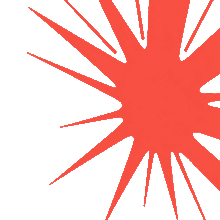
#> input picture design/assets/ai-hotspot-burst-220.png, 220 x 220 px
$ python embed_feature_assets.py
#> lines starting #> are read from the running program, lines starting #| are printed output that depends on the picture; after the words box and inside, x2 and y2 are one past the last pixel; in counts of white or black regions, pixels touching at a corner belong together
#!/usr/bin/env python3
"""Prepare and embed the selected AI-alert and Obsidian-dice raster assets."""

from __future__ import annotations

import argparse
from pathlib import Path

from PIL import Image, ImageChops, ImageFilter


PROJECT = Path(__file__).resolve().parents[3]
ASSET_DIR = PROJECT / "design" / "assets"
OUTPUT = PROJECT / "m5-dashboard" / "firmware" / "M5Dashboard" / "feature_assets.h"
PAPER = (245, 234, 214)
CORAL = (255, 75, 67)


# [7 lines left out: function remove_uniform_background, not called in this run]


def save_indexed(
    canvas: Image.Image,
    destination: Path,
    exact_corner_color: tuple[int, int, int] | None = None,
) -> None:
    # Reserve palette index 0 for transparent pixels. Pillow's direct RGBA
    # quantizer is free to put an opaque colour at index 0, so merely passing
    # transparency=0 can accidentally turn the asset background black while
    # punching holes into the artwork. Quantize the visible RGB colours to
    # indexes 0...254, then shift those indexes to 1...255 explicitly.
    visible = canvas.convert("RGB").quantize(
        colors=255,
        method=Image.Quantize.FASTOCTREE,
        # The feature art contains flat colour and a deliberately preblended
        # antialiased edge. Error-diffusion turns that edge into visible LCD
        # speckle, so keep the nearest palette colour instead.
        dither=Image.Dither.NONE,
    )
    visible_palette = visible.getpalette()[: 255 * 3]
    if exact_corner_color is not None:
        # FASTOCTREE can shift a flat field by one RGB step. Pin the palette
        # entry used by the square's corner so the opaque asset disappears
        # exactly into the firmware page background.
        corner_index = visible.getpixel((0, 0))
        palette_offset = corner_index * 3
        visible_palette[palette_offset : palette_offset + 3] = exact_corner_color
    palette = [0, 0, 0] + visible_palette
    palette.extend([0] * (768 - len(palette)))
    alpha = canvas.getchannel("A")
    indexed = Image.new("P", canvas.size, 0)
    indexed.putpalette(palette)
    indexed.putdata([
        0 if opacity <= 24 else colour + 1
        for colour, opacity in zip(
            visible.get_flattened_data(), alpha.get_flattened_data()
        )
    ])
    destination.parent.mkdir(parents=True, exist_ok=True)
    indexed.save(destination, format="PNG", optimize=True, transparency=0)


# [18 lines left out: function prepare, not called in this run]


def upscale_selected(source: Path, destination: Path, size: int) -> None:
    """Preserve the selected silhouette while preparing a native-size device asset."""
#> called with size = 360
    with Image.open(source) as opened:
#> opened is the input picture: PIL image 220x220 P; mean R, G, B, A 91, 29.9, 24.9, 93.7
        source_alpha = opened.convert("RGBA").getchannel("A")
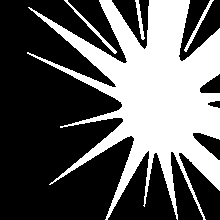
#> source_alpha: PIL image 220x220 L; 36.8% white; 4 white regions, box (x1, y1, x2, y2) and area: (27, 0, 220, 220) 17234, (64, 0, 117, 54) 224, (184, 0, 214, 52) 193, (135, 0, 145, 40) 141
    # Reconstruct coverage at 4x and resolve it once into the exact page paper.
    # Keeping the result opaque lets M5GFX display the antialiased colour ramp
    # instead of reducing the edge to binary palette transparency. The square
    # itself is invisible because it uses the hardware-calibrated paper colour.
    supersample = 4
    alpha = source_alpha.resize(
        (size * supersample, size * supersample), Image.Resampling.LANCZOS
    ).filter(ImageFilter.GaussianBlur(2.6))
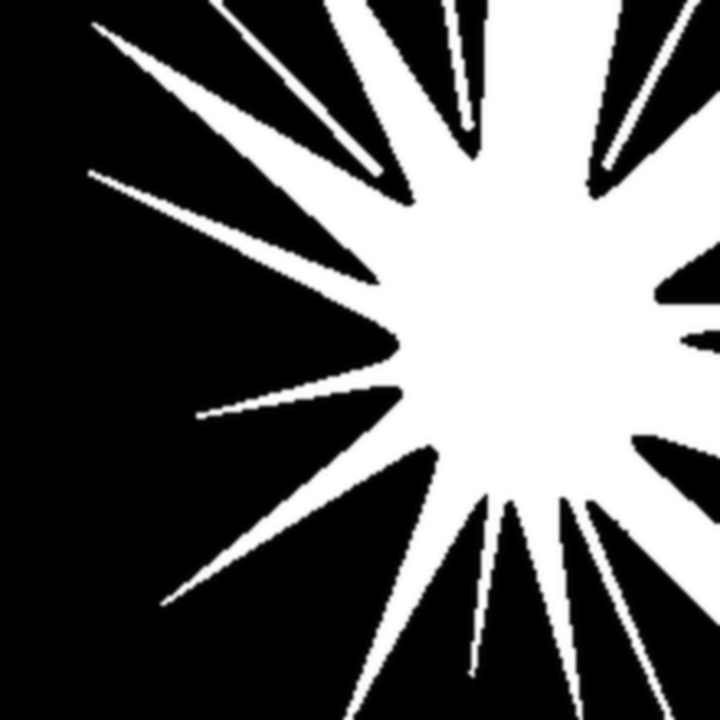
#> alpha: PIL image 1440x1440 L (shown at 1/2 size); min 0, max 255, mean 93.8
    alpha = alpha.resize((size, size), Image.Resampling.LANCZOS)
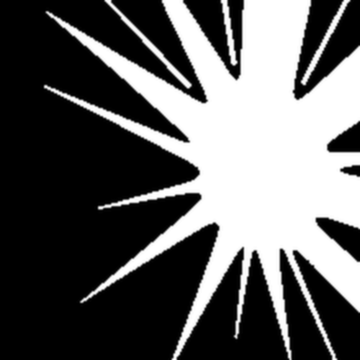
#> alpha: PIL image 360x360 L; min 0, max 255, mean 93.8
    coral = Image.new("RGB", (size, size), CORAL)
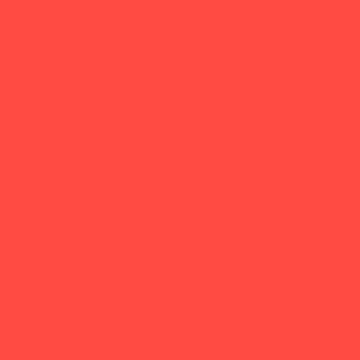
#> coral: PIL image 360x360 RGB; mean R, G, B 255, 75, 67
    paper = Image.new("RGB", (size, size), PAPER)
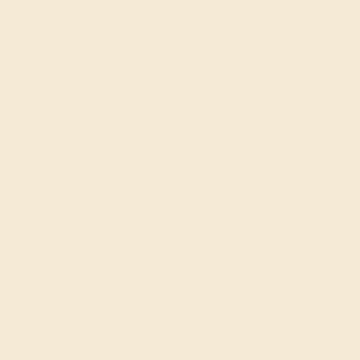
#> paper: PIL image 360x360 RGB; mean R, G, B 245, 234, 214
    image = Image.composite(coral, paper, alpha).convert("RGBA")
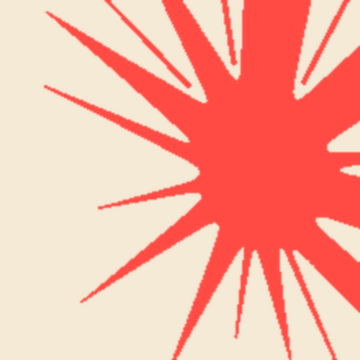
#> image: PIL image 360x360 RGBA; mean R, G, B, A 248.7, 175.5, 160, 255
    save_indexed(image, destination, exact_corner_color=PAPER)
#> in save_indexed, `visible_palette = visible.getpalette()[: 255 * 3]`: visible_palette = 765 values, max 255 at index 3, min 0 at index 60, mean 14.22
#> in save_indexed, `corner_index = visible.getpixel((0, 0))`: corner_index = 0
#> in save_indexed, `palette = [0, 0, 0] + visible_palette`: palette = 768 values, max 255 at index 6, min 0 at index 0, mean 14.17
#> in save_indexed, `alpha = canvas.getchannel("A")`: alpha: PIL image 360x360 L; every value is 255
#> in save_indexed, `indexed = Image.new("P", canvas.size, 0)`: indexed: PIL image 360x360 P; every value is 0


# [40 lines left out: functions png_bytes, array_source, write_header, not called in this run]


def main() -> None:
    parser = argparse.ArgumentParser()
    parser.add_argument("--burst-source", type=Path)
    parser.add_argument("--dice-source", type=Path)
    args = parser.parse_args()
    burst_source = ASSET_DIR / "ai-hotspot-burst-220.png"
    burst = ASSET_DIR / "ai-hotspot-burst-360.png"
    dice = ASSET_DIR / "obsidian-dice-150.png"
    if args.burst_source:
        prepare(args.burst_source, burst_source, 220, crop=False)
    upscale_selected(burst_source, burst, 360)
    if args.dice_source:
        prepare(args.dice_source, dice, 150, crop=True)
    if not burst.is_file() or not dice.is_file():
        raise RuntimeError("Pass both selected feature sources once, or keep the prepared assets")
    write_header(burst_source, burst, dice)
    print(f"Prepared feature assets in {ASSET_DIR}")
    print(f"Generated {OUTPUT}")


if __name__ == "__main__":
#> (the run stopped early here; a loop or call above may not have finished)
